Frame 1 (no input): blank canvas, image omitted
Frame 60 (no input): blank canvas, image omitted
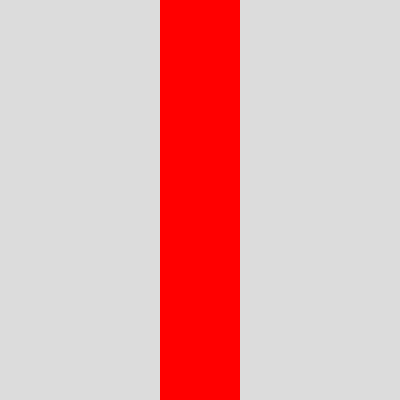
Frame 120 (the mouse pressed at the canvas centre since frame 60)

The p5.js sketch whose frames 1 and 60 were blank and that drew this single picture after the mouse press (run headless with seeded random() and noise() and a simulated clock; from frame 60 on, the mouse is pressed at the canvas centre):

// p5.js sketch
// ── sketch.js
function setup() {
  createCanvas(400, 400);
}

const n = 5;

function draw() {
  background(220);
  fill(255, 0, 0);
  noStroke();

  const part_1 = width / n;
  let left = 0;
  if (mouseX > left && mouseX < left + part_1) {
    rect(left, 0, part_1, height);
  }

  left += part_1;
  if (mouseX > left && mouseX < left + part_1) {
    rect(left, 0, part_1, height);
  }

  left += part_1;
  if (mouseX > left && mouseX < left + part_1) {
    rect(left, 0, part_1, height);
  }

  // else if (mouseX > part_1 && mouseX < part_2) {
  //   rect(part_1, 0, part_1, height);
  // }
  // else if (mouseX > part_2 && mouseX < part_3) {
  //   rect(part_2, 0, part_1, height);
  // }
  // else if (mouseX > part_3 && mouseX < width) {
  //   rect(part_3, 0, part_1, height);
  // }
}
